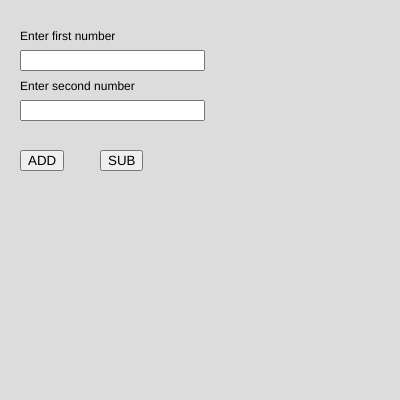
Frame 1 (no input)
Frame 60 (no input): identical to frame 1, image omitted
Frame 120 (the mouse pressed at the canvas centre since frame 60): identical to frame 1, image omitted

The p5.js sketch that drew this single still picture (run headless with seeded random() and noise() and a simulated clock; from frame 60 on, the mouse is pressed at the canvas centre):

// p5.js sketch
// ── sketch.js
var n1, n2;
var box1, box2;
var b1;
var b2;

function setup() {
  createCanvas(400, 400);
  box1 = createInput();
  box1.position(20,50);
  
  box2 = createInput();
  box2.position(20,100);

  b1 = createButton("ADD");
  b1.position(20,150);
  b1.mousePressed(add);

  b2= createButton("SUB");
  b2.position(100,150);
  b2.mousePressed(sub)
}

function draw() {
  background(220);

  text("Enter first number", 20,40);
  text("Enter second number", 20,90)

}

function add(){
  n1 = parseInt(box1.value());
  n2 = parseInt(box2.value());
  console.log(n1+n2);
}

function sub(){
  n1 = parseInt(box1.value());
  n2 = parseInt(box2.value());
  console.log(n1-n2);
}
